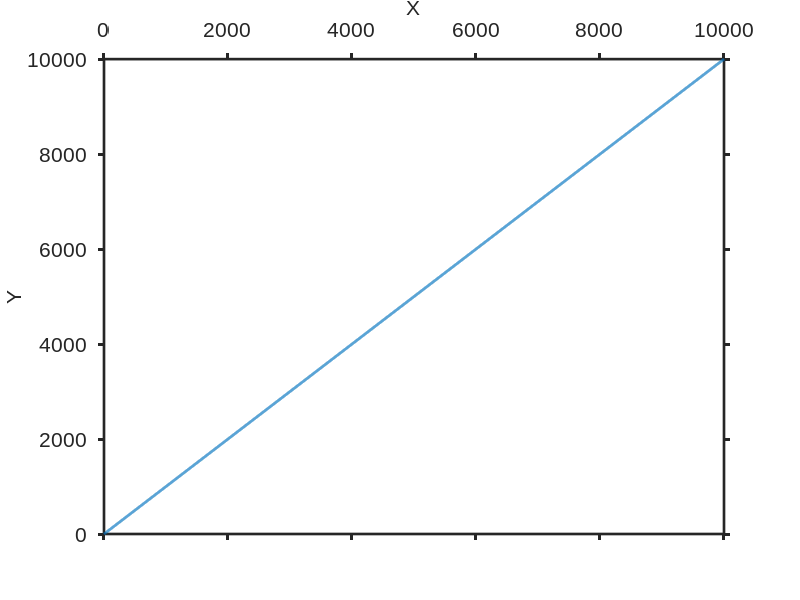

MATLAB code for this plot: (Note: this script raises an error after producing the figure.)

prevFontName = get(0,'defaultAxesFontName');
set(0,'defaultAxesFontName','Arial');
resolutionScaling = 96/get(0,'ScreenPixelsPerInch');
fontSize = 16*resolutionScaling;
lineWidth = 2*resolutionScaling;
markerSize = 10*resolutionScaling;

figure
plot(0:10000,0:10000,'LineWidth',lineWidth)
% plot(0:100000,0:100000,'LineWidth',lineWidth)

%  % 2-d - no rotation control
  set(gca,'TickDir','out') % OK!
%  % 2-d x axis - top - no rotation
  set(gca,'TickDir','out','XAxisLocation','top') % OK!
%  % 2-d y axis - right - no rotation
%  set(gca,'TickDir','out','YAxisLocation','right') % OK!


%  % let's rotate one by one, first x
%  % 2-d x axis - positive rotation
%  set(gca,'TickDir','out','XTickLabelRotation',45) % Ok!
%  % 2-d x axis - top - positive rotation
%  set(gca,'TickDir','out','XAxisLocation','top','XTickLabelRotation',45) % Ok!
%  % 2-d x axis - negative rotation
%  set(gca,'TickDir','out','XTickLabelRotation',-45) % Ok!
%  % 2-d x axis - top - negative rotation
%  set(gca,'TickDir','out','XAxisLocation','top','XTickLabelRotation',-45) % Ok!

%  % let's rotate one by one, now y
%  % 2-d y axis - positive rotation
%  set(gca,'TickDir','out','YTickLabelRotation',45) % Ok!
%  % 2-d y axis - right - positive rotation
%  set(gca,'TickDir','out','YAxisLocation','right','YTickLabelRotation',45) % Ok!
%  % 2-d y axis - negative rotation
%  set(gca,'TickDir','out','YTickLabelRotation',-45) % Ok!
%  % 2-d y axis - right - negative rotation
%  set(gca,'TickDir','out','YAxisLocation','right','YTickLabelRotation',-45) % Ok!

set(gca,'Fontsize',fontSize,'LineWidth',lineWidth)

xlabel('X','Fontsize',fontSize)
ylabel('Y','Fontsize',fontSize)

plot2svg('plot2d.svg' ,'',1);

set(0,'defaultAxesFontName',prevFontName);
